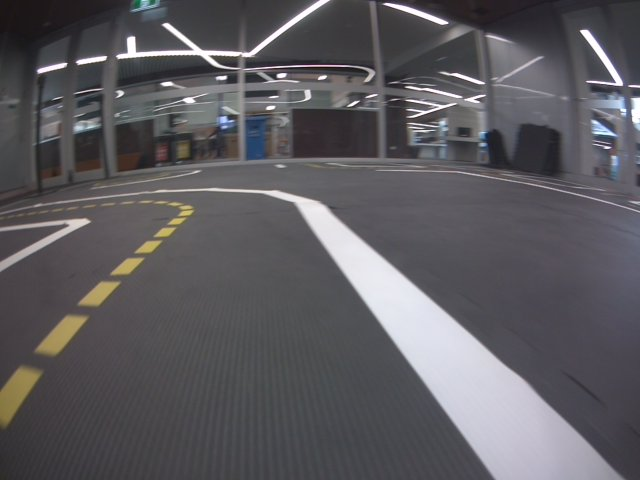
#> input picture packages/my_lane_detector/src/Raw Camera Image_screenshot_07.05.2025.png, 640 x 480 px
$ python lighting_impact_simulation.py
#> lines starting #> are read from the running program, lines starting #| are printed output that depends on the picture; after the words box and inside, x2 and y2 are one past the last pixel; in counts of white or black regions, pixels touching at a corner belong together
import cv2
import numpy as np
import os
import sys

# --- Configuration ---
original_image_filename = 'Raw Camera Image_screenshot_07.05.2025.png'
original_image_path = original_image_filename

# Define your BEST performing yellow color range in HSV from your previous experiments
# *** REPLACE THESE EXAMPLE VALUES WITH YOUR ACTUAL BEST VALUES ***
lower_yellow_hsv = np.array([20, 100, 100])
upper_yellow_hsv = np.array([40, 255, 255])
# ***************************************************************

# Parameters for simulating lighting changes (Experiment with these)
alpha_bright = 1.5  # Factor for brightness/contrast (>1 for brighter)
beta_bright = 15    # Offset for brightness (positive for brighter)

alpha_dark = 0.6    # Factor for brightness/contrast (<1 for darker)
beta_dark = 0       # Offset for brightness (can be negative too, but alpha is usually enough)
# ----------------------

def apply_yellow_detection(image, lower_hsv, upper_hsv):
    """Converts image to HSV, applies color thresholding for yellow, returns the mask."""
    hsv_img = cv2.cvtColor(image, cv2.COLOR_BGR2HSV)
    yellow_mask = cv2.inRange(hsv_img, lower_hsv, upper_hsv)
    return yellow_mask

def main():
    # Check if the original image file exists
    if not os.path.exists(original_image_path):
        print(f"Error: Original image file not found at {original_image_path}")
        sys.exit(1)

    # Load the original color image
    original_img = cv2.imread(original_image_path)
#> original_img is the input picture: shape (480, 640, 3); mean B, G, R 95.4, 91.1, 93
    if original_img is None:
        print(f"Error: Could not load original image from {original_image_path}")
        sys.exit(1)

    print(f"Successfully loaded image: {original_image_path}")

    # --- Simulate Different Lighting Conditions ---
    img_brighter = cv2.convertScaleAbs(original_img, alpha=alpha_bright, beta=beta_bright)
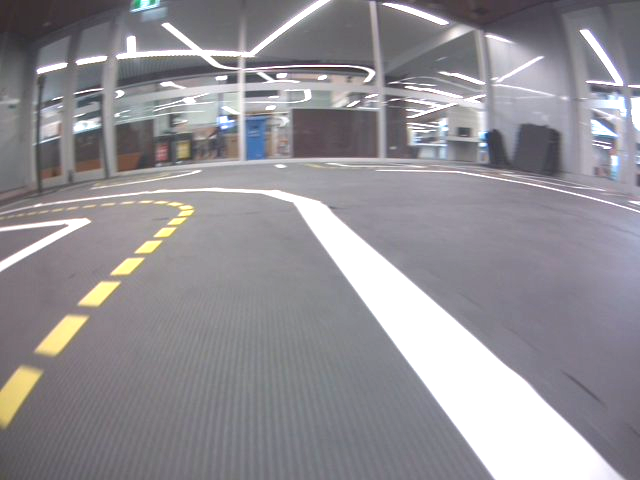
#> img_brighter: shape (480, 640, 3); mean B, G, R 149.6, 144.6, 147
    img_darker = cv2.convertScaleAbs(original_img, alpha=alpha_dark, beta=beta_dark)
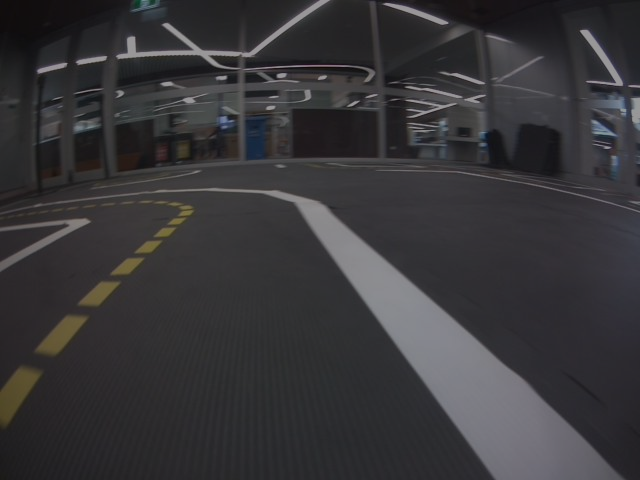
#> img_darker: shape (480, 640, 3); mean B, G, R 57.2, 54.7, 55.8

    cv2.imshow('Simulated Brighter Image', img_brighter)
    cv2.imshow('Simulated Darker Image', img_darker)


    # --- Apply Yellow Detection (Using Fixed BEST Parameters) to ALL Images ---

    print("\nApplying yellow detection with fixed parameters to all images...")

    # Detection on Original Image
    mask_original = apply_yellow_detection(original_img, lower_yellow_hsv, upper_yellow_hsv)
#> in apply_yellow_detection, `hsv_img = cv2.cvtColor(image, cv2.COLOR_BGR2HSV)`: hsv_img: shape (480, 640, 3); mean H, S, V 120.7, 20.3, 97.2
#> in apply_yellow_detection, `yellow_mask = cv2.inRange(hsv_img, lower_hsv, upper_hsv)`:
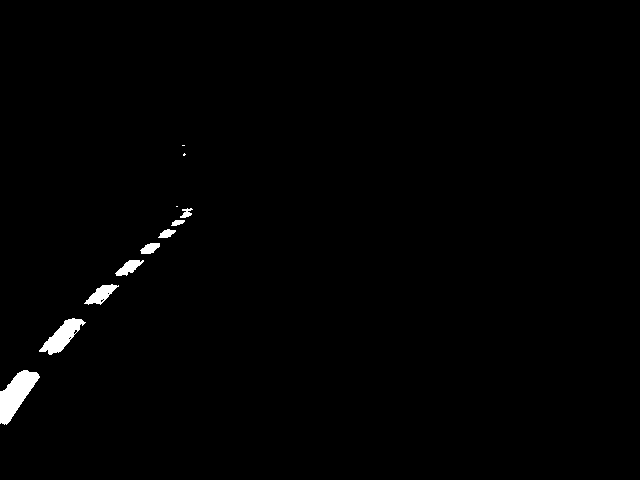
#> yellow_mask: shape (480, 640); 0.91% white; 11 white regions (3 under 20 px), largest, box (x1, y1, x2, y2) and area: (0, 370, 40, 425) 1118, (39, 318, 86, 355) 723, (84, 284, 119, 305) 339
    result_original = cv2.bitwise_and(original_img, original_img, mask=mask_original)
    cv2.imshow('Yellow Detection (Original Light)', result_original) # Or just show mask_original

    # Detection on Brighter Simulated Image
    mask_brighter = apply_yellow_detection(img_brighter, lower_yellow_hsv, upper_yellow_hsv)
#> in apply_yellow_detection (call 2), `hsv_img = cv2.cvtColor(image, cv2.COLOR_BGR2HSV)`: hsv_img: shape (480, 640, 3); mean H, S, V 109.2, 16.7, 152
#> in apply_yellow_detection (call 2), `yellow_mask = cv2.inRange(hsv_img, lower_hsv, upper_hsv)`:
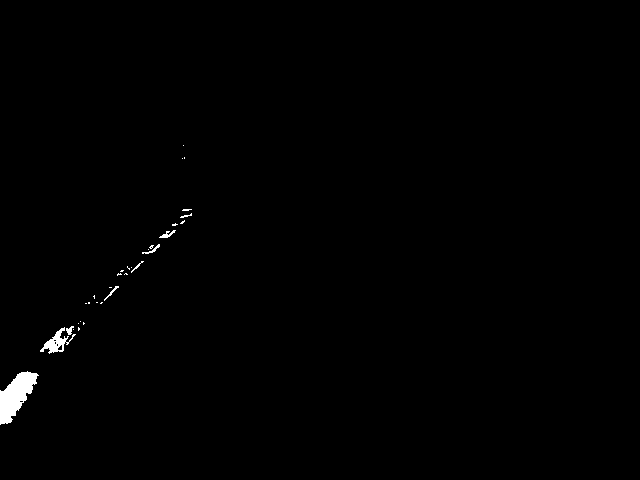
#> yellow_mask: shape (480, 640); 0.58% white; 32 white regions (24 under 20 px), largest, box (x1, y1, x2, y2) and area: (0, 371, 39, 425) 1102, (40, 327, 76, 354) 332, (159, 230, 176, 238) 57
    result_brighter = cv2.bitwise_and(img_brighter, img_brighter, mask=mask_brighter)
    cv2.imshow('Yellow Detection (Brighter Light)', result_brighter) # Or just show mask_brighter


    # Detection on Darker Simulated Image
    mask_darker = apply_yellow_detection(img_darker, lower_yellow_hsv, upper_yellow_hsv)
#> in apply_yellow_detection (call 3), `hsv_img = cv2.cvtColor(image, cv2.COLOR_BGR2HSV)`: hsv_img: shape (480, 640, 3); mean H, S, V 117.3, 20.3, 58.3
#> in apply_yellow_detection (call 3), `yellow_mask = cv2.inRange(hsv_img, lower_hsv, upper_hsv)`:
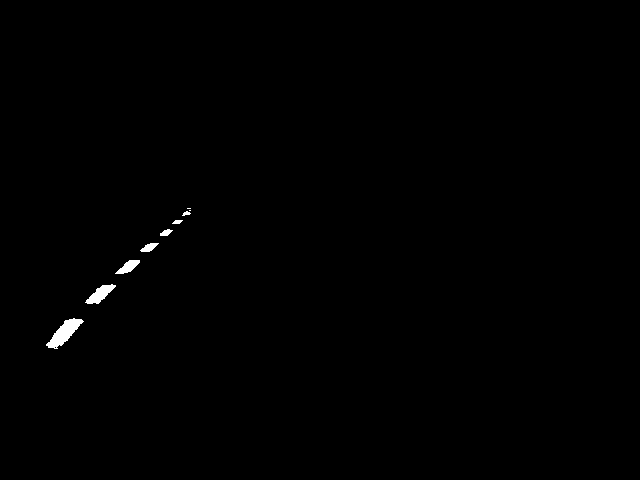
#> yellow_mask: shape (480, 640); 0.39% white; 9 white regions (2 under 20 px), largest, box (x1, y1, x2, y2) and area: (46, 318, 84, 349) 501, (85, 284, 116, 304) 291, (115, 260, 140, 274) 181
    result_darker = cv2.bitwise_and(img_darker, img_darker, mask=mask_darker)
    cv2.imshow('Yellow Detection (Darker Light)', result_darker) # Or just show mask_darker


    print("\nDisplaying results. Press any key on one of the image windows to close them.")
    cv2.waitKey(0) # Wait indefinitely until a key is pressed
    cv2.destroyAllWindows()
    print("Windows closed.")

if __name__ == '__main__':
    main()
